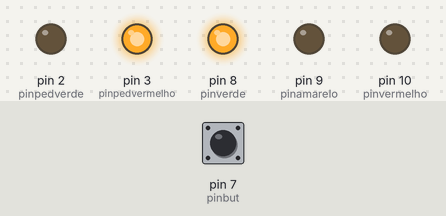
A sketch run on a simulated Arduino Uno, built with avr-gcc and run on an emulated ATmega328P. Shown: output pins drawn as LEDs (lit = HIGH). Dashed ring = blinking. Inputs (shaded band) come from the test bench; at power-on: pin 7 (pinbut) HIGH.

Above: at 1.2 s.
1.3 s: pin 7 (pinbut) pulled LOW for 0.15 s
At 1.8 s:
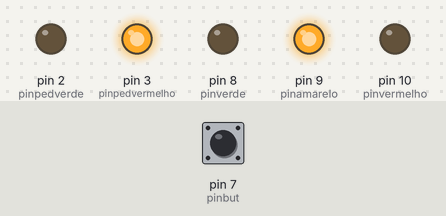
2.9 s: pin 7 (pinbut) pulled LOW for 1 s
At 4.2 s:
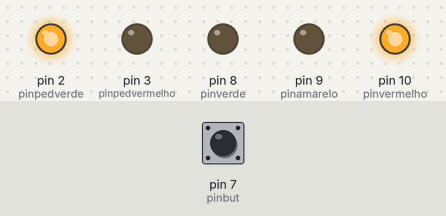
5.4 s: pin 7 (pinbut) pulled LOW for 0.15 s
At 5.6 s:
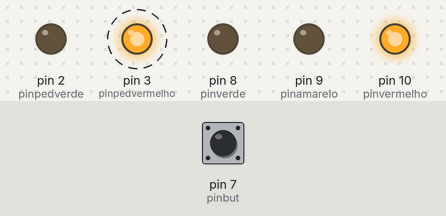
8.4 s: pin 7 (pinbut) pulled LOW for 3.2 s
At 9.6 s:
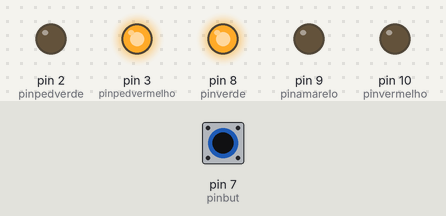
Timing chart, 0 to 11.4 s (numbered marks = the images above; inputs shaded):
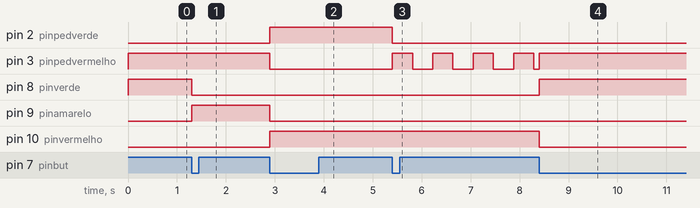

Measured:
- after the input at 1.3 s, pin 8 (pinverde): HIGH → LOW at once; pin 9 (pinamarelo): LOW → HIGH at once
- after the input at 2.9 s, pin 2 (pinpedverde), pin 10 (pinvermelho): LOW → HIGH at once; pin 3 (pinpedvermelho), pin 9 (pinamarelo): HIGH → LOW at once
- after the input at 5.4 s, pin 2 (pinpedverde): HIGH → LOW at once; pin 3 (pinpedvermelho): alternates HIGH for 0.41 s and LOW for 0.41 s, starting at once
- after the input at 8.4 s, pin 8 (pinverde): LOW → HIGH at once; pin 10 (pinvermelho): HIGH → LOW at once

The sketch:

codigo_do_projeto.ino
```cpp
// C++ code
//


int pinvermelho=10;
int pinamarelo=9;
int pinverde=8;
int pinbut=7;
int pinpedvermelho=3;
int pinpedverde=2;

int fasesemaforo;
int stbut;
int stantbut;

int timepisc;
 int stpisc;
void setup()
{
  pinMode(pinverde, OUTPUT);
  pinMode(pinamarelo, OUTPUT);
  pinMode(pinvermelho, OUTPUT);
  pinMode(pinbut, INPUT);
  pinMode(pinpedverde, OUTPUT);
  pinMode(pinpedvermelho, OUTPUT);

  fasesemaforo=1;

  stantbut= digitalRead(pinbut);

  timepisc=0;
  stpisc=1;

}

void loop()
{
  stbut = digitalRead(pinbut);

  if ((stbut==LOW) && (stantbut==HIGH)) {

    if(fasesemaforo<4){
    fasesemaforo =fasesemaforo+1;
    }
    else {
      fasesemaforo=1;
    }
  }
  stantbut=stbut;
  if (fasesemaforo ==1){
    digitalWrite (pinverde, HIGH);
    digitalWrite (pinamarelo, LOW);
    digitalWrite (pinvermelho, LOW);

    digitalWrite (pinpedvermelho, HIGH);
     digitalWrite (pinpedverde, LOW);
  }
  if (fasesemaforo ==2){
    digitalWrite (pinverde, LOW);
    digitalWrite (pinamarelo, HIGH);
    digitalWrite (pinvermelho, LOW);

    digitalWrite (pinpedvermelho, HIGH);
     digitalWrite (pinpedverde, LOW);

  }
   if (fasesemaforo ==3){
    digitalWrite (pinverde, LOW);
    digitalWrite (pinamarelo, LOW);
    digitalWrite (pinvermelho, HIGH);

     digitalWrite (pinpedvermelho, LOW);
     digitalWrite (pinpedverde, HIGH);
   }
  if (fasesemaforo ==4){
    digitalWrite (pinverde, LOW);
    digitalWrite (pinamarelo, LOW);
    digitalWrite (pinvermelho, HIGH);

    timepisc=timepisc+1;
      if(timepisc==400){
      stpisc=!stpisc;
      timepisc=0;
      }
     digitalWrite (pinpedvermelho, stpisc);
     digitalWrite (pinpedverde, LOW);
   }


  delay(1);
}
```
